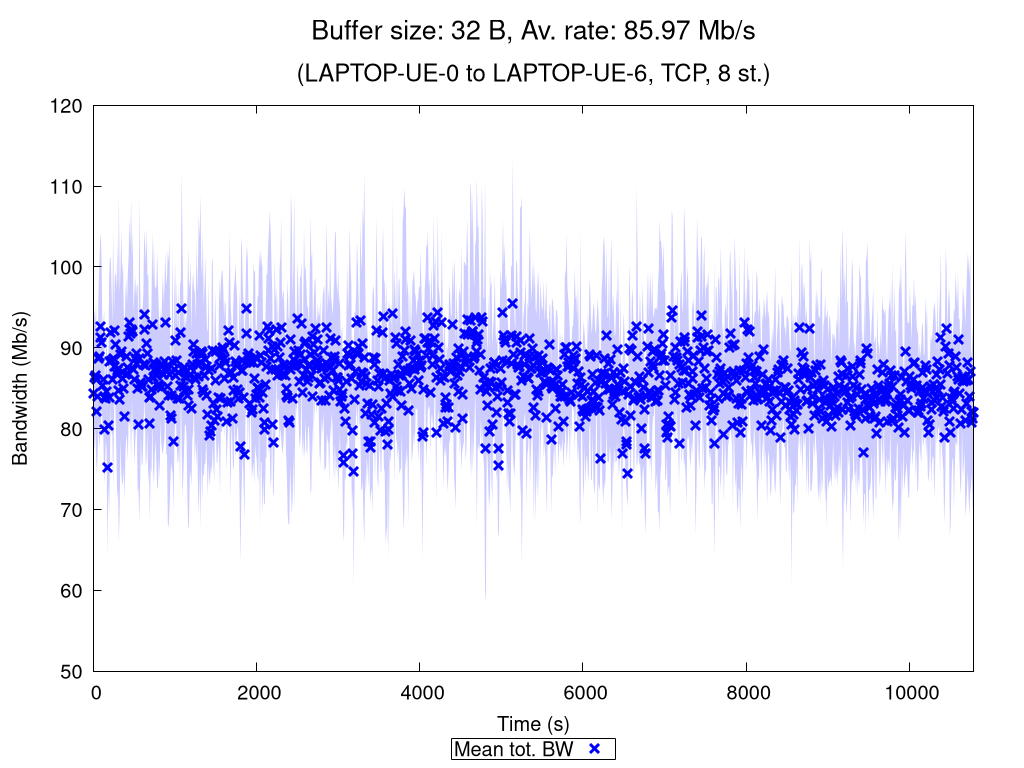

Write the gnuplot code that produced this figure.
set terminal pngcairo nocrop enhanced size 1024,768 font "Verdana,15"
set output "TCP_8_st_2020_11_16_00-15-57_one2two_00032B.png"

set title "{/=20 Buffer size: 32 B, Av. rate: 85.97 Mb/s}\n\n{/=18 (LAPTOP-UE-0 to LAPTOP-UE-6, TCP, 8 st.)}"

set xlabel "Time (s)"
set ylabel "Bandwidth (Mb/s)"
set ytics nomirror
set key bmargin center horizontal box samplen 1 width -1
set bmargin 4.6
set rmargin 4.5

rf = 1000000.0  # rate factor
set style fill transparent solid 0.2 noborder
set autoscale xfix
plot "TCP_8_st_2020_11_16_00-15-57_one2two_00032B_iperf_processed.dat" using 1:($2/rf-$3/rf):($2/rf+$3/rf) with filledcurves lc rgb "blue" notitle, \
     "" using 1:($2/rf) with points pt 2 ps 1.5 lw 3 lc rgb "blue" title "Mean tot. BW", \
